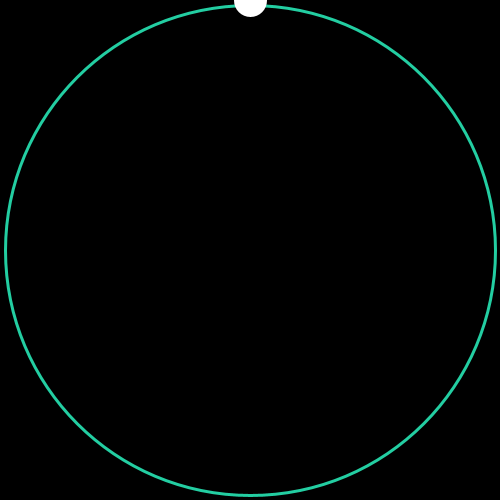
Frame 1 (no input)
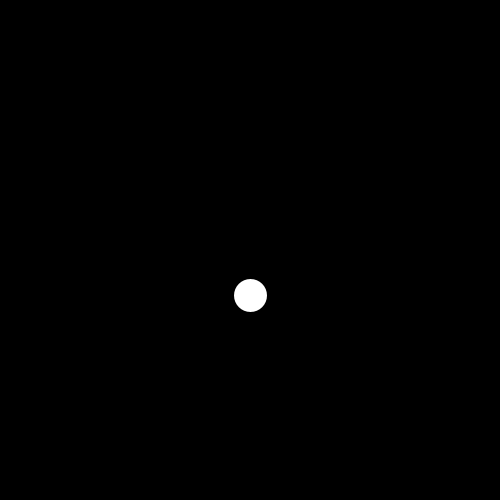
Frame 60 (the mouse pressed at the canvas centre just before this capture)
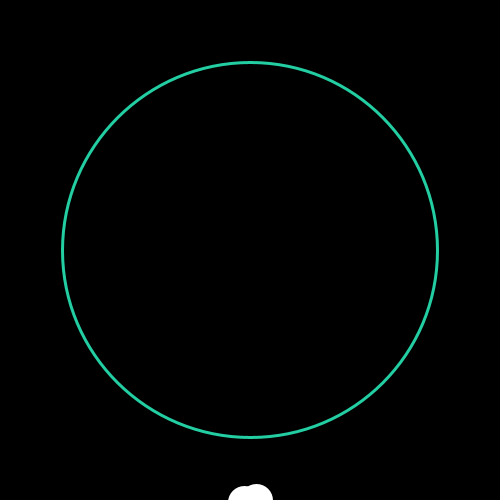
Frame 120 (the mouse held since frame 60 and released just before this capture)

The Processing sketch that drew these frames (run headless with seeded random() and noise(); from frame 60 on, the mouse is pressed at the canvas centre):

// Processing sketch: processing_70111
// ── processing_70111.pde

//philip H CP1 4/15 Mr. SImon functions, and animations
// bounce 
//for crashsphere1
float x=0;
float changex=.1;
float y2=0;
float changey = .1;
int y=0;
// for backgroundcircle
int l=10;
int circle=0;
//BounceSphere2
float bouncex=0;
float BChangex=0;
float bounceY=0;
float BchangeY=0;


void setup()
{
  size(500, 500);
} 
void draw()
{
  background(0); 
  stroke(255);
  noFill();
  backgroundCircle();
  fill(255);
  stroke(255);
  crashSphere(); 
  BounceSphere1();
  BounceSphere2();
}  
void crashSphere()
{
  ellipse(250, y, 30, 30);
  y=y+5;
}  
void BounceSphere1()
{
  ellipse(249-x, 530-y2, 30, 30);
  x=x+0;
  y2=y2+0;
  if (y>480)
  {
    x=x+changex;
    y2=y2+changey;
    changex=changex+.01;
    changey=changey+.1;
  }

  if (x>249)
  {
    changex=-changex;
  }


  if (y2>530)
  {
    changey=-changey;
  }
}
void backgroundCircle()
{
  //actual  circle
  strokeWeight(3);
  stroke(35, 206, 162);
  ellipse(250, 250, 500-l, 500-l);
  l=l+circle;
  circle=circle+1;
  if (circle > 80)
  {
    circle=-circle;
  }
}
void BounceSphere2()
{
  ellipse(251+x, 530-y2, 30, 30);
  bouncex=bouncex+0;
  y2=y2+0;
  if (y>480)
  {
    bouncex=bouncex+BChangex;
    bounceY=bounceY+BchangeY;
    BChangex=BChangex+.001;
    BchangeY=BchangeY+.01;
  }
  if (BchangeY>3)
  {
    bounceY=-bounceY;
  }
}
